Frame 1 (no input): blank canvas, image omitted
Frame 60 (the mouse pressed at the canvas centre just before this capture): blank canvas, image omitted
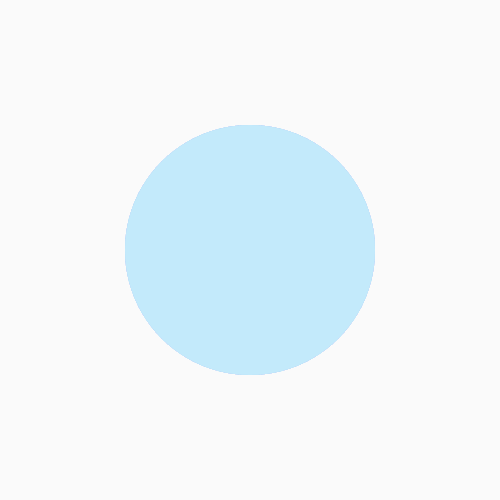
Frame 120 (the mouse held since frame 60 and released just before this capture)

The Processing sketch whose frames 1 and 60 were blank and that drew this single picture after the mouse press (run headless with seeded random() and noise(); from frame 60 on, the mouse is pressed at the canvas centre):

// Processing sketch: processing_14005
// ── processing_14005.pde

void setup() {
  size(500,500);

  background(250);
}

void draw() {
  fill(random(500),random(1000),random(4903),30);
  noStroke();
  ellipse(250,250,mouseX,mouseY);
  
  
  
 
}

                
                
